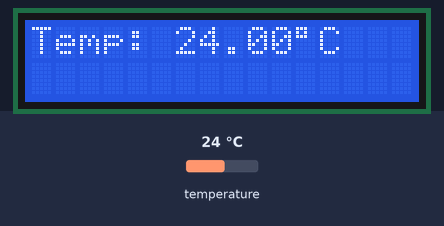
Bench run of a sketch on a simulated Arduino Uno, built with avr-gcc and run on an emulated ATmega328P. Shown: 16×2 character LCD. The test bench sets the inputs (shaded band); at power-on: temperature 24 °C.

Above: at 1.2 s.
1.3 s: temperature set to 12 °C
At 3.4 s:
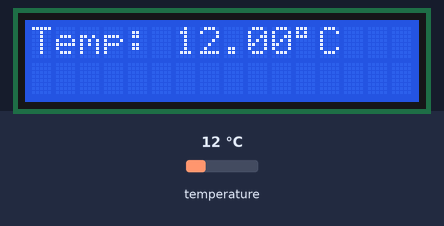
4.1 s: temperature set to 19 °C
At 4.9 s:
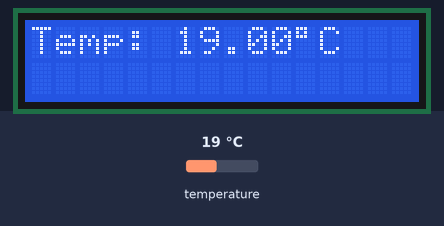
6.6 s: temperature set to 28 °C
At 9.2 s:
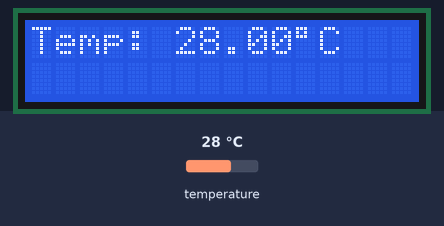
Timing chart, 0 to 10.7 s (numbered marks = the images above; inputs shaded):
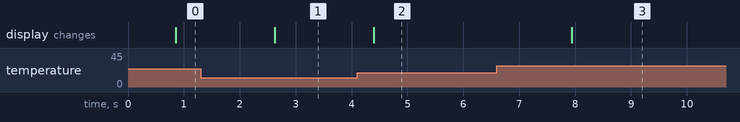

Measured:
- after the input at 1.3 s, the display: changes after 1.3 s (image 1)
- after the input at 4.1 s, the display: changes after 0.30 s (image 2)
- after the input at 6.6 s, the display: changes after 1.3 s (image 3)

The sketch:

TemperatureSensor_DS18B20.ino
```cpp
#include <OneWire.h>
#include <DallasTemperature.h>
#include <Wire.h>
#include <hd44780.h>
#include <hd44780ioClass/hd44780_I2Cexp.h>

// Data wire is connected to pin 2
#define ONE_WIRE_BUS 3

OneWire oneWire(ONE_WIRE_BUS);
DallasTemperature sensors(&oneWire);
hd44780_I2Cexp lcd;

void setup() {
  lcd.begin(16, 2);  // Initialize 16x2 LCD
  lcd.print("Temp: ");

  sensors.begin();   // Start DS18B20 sensor
}

void loop() {
  sensors.requestTemperatures();  // Send command to get temperature
  float tempC = sensors.getTempCByIndex(0);  // Get temperature in Celsius

  lcd.setCursor(6, 0);  // Position to print temp
  lcd.print(tempC);
  lcd.print((char)223); // Degree symbol
  lcd.print("C");

  delay(1000);  // Update every second
}
```
